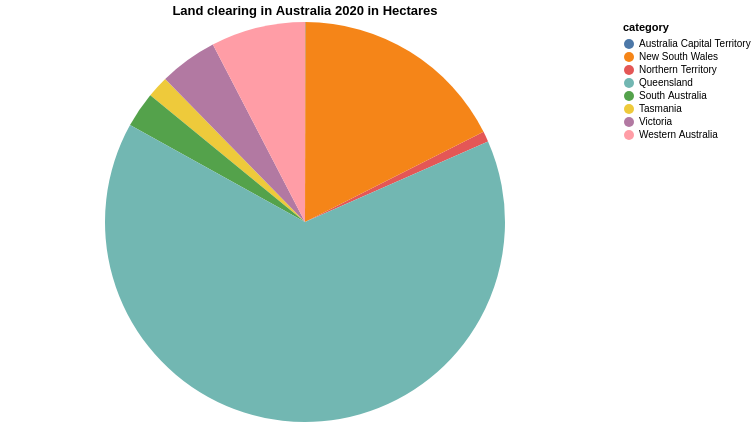

Specify this chart in Vega-Lite:
### Vega-Lite specification from a JSON file in a GitHub repository (floating-point values rounded to 4 significant figures)
{"$schema": "https://vega.github.io/schema/vega-lite/v5.json", "width": 600, "height": 400, "description": "Land clearing in Australia 2020 in Hectares", "title": "Land clearing in Australia 2020 in Hectares", "data": {"values": [{"category": "Australia Capital Territory ", "value": 1500}, {"category": "Northern Territory", "value": 31800}, {"category": "Tasmania", "value": 66500}, {"category": "South Australia", "value": 108700}, {"category": "Victoria", "value": 177900}, {"category": "Western Australia", "value": 288400}, {"category": "New South Wales", "value": 663000}, {"category": "Queensland", "value": 2446600}]}, "mark": {"type": "arc", "tooltip": true}, "encoding": {"color": {"field": "category", "type": "nominal"}, "theta": {"field": "value", "type": "quantitative", "stack": "normalize"}}}
